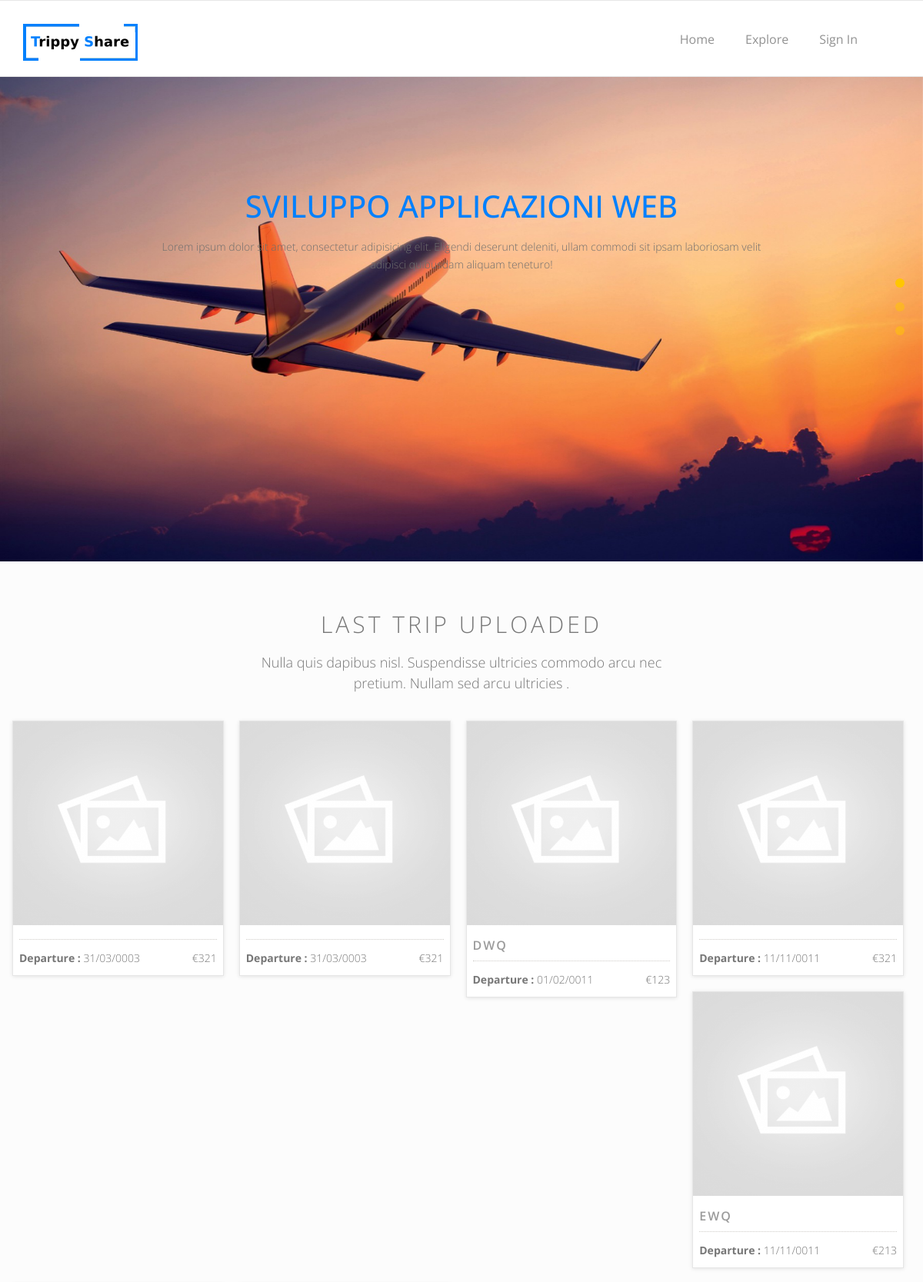
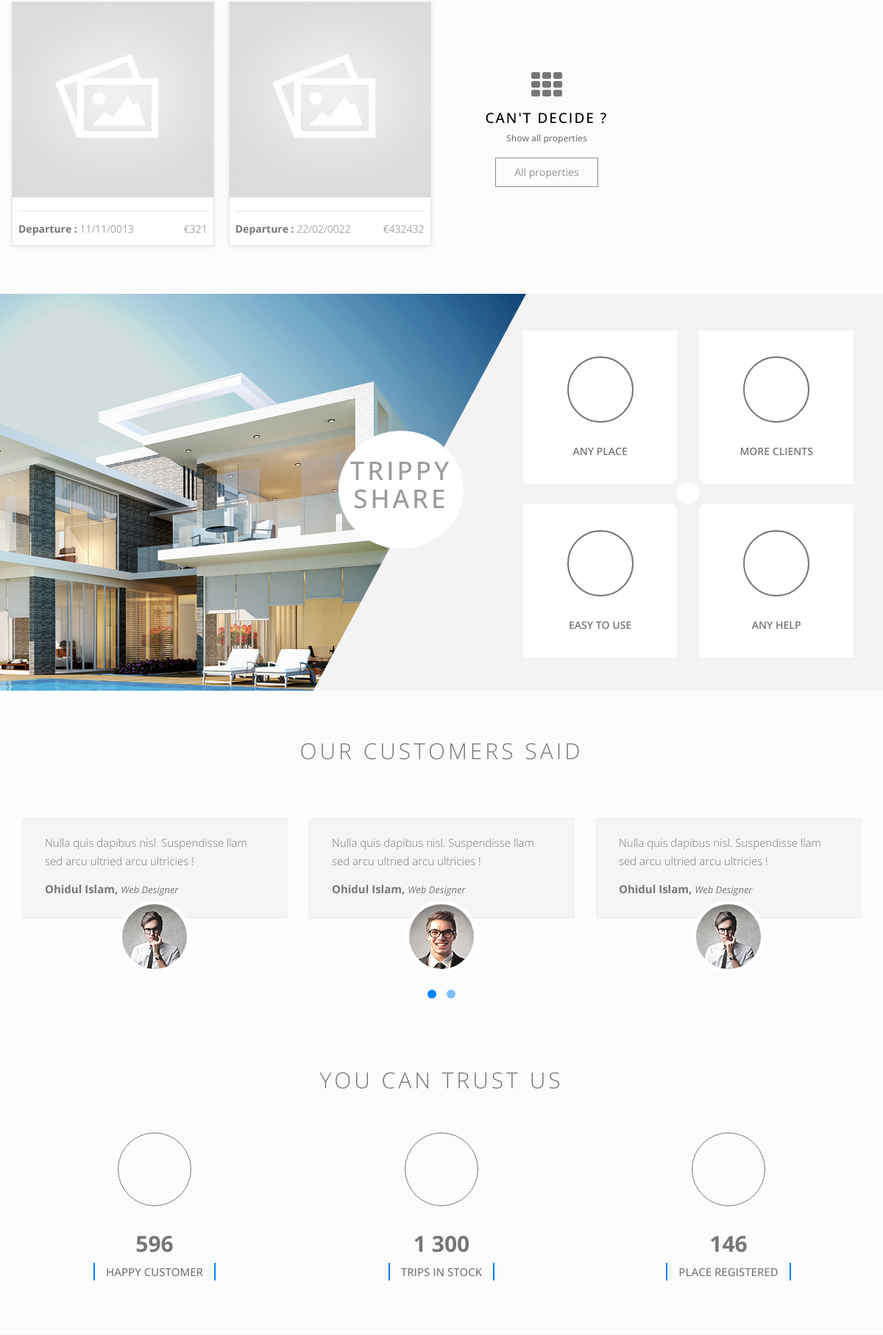
The page / (upper part) on the database its author committed (2 pictures, top to bottom).
### tables this page shows
CREATE TABLE `plannings` (
  `id` int(11) NOT NULL,
  `place` varchar(30) NOT NULL,
  `author` int(11) NOT NULL,
  `departure_date` datetime NOT NULL,
  `arrival_date` datetime NOT NULL,
  `price` int(11) NOT NULL,
  `image_name` varchar(40) NOT NULL,
  `description` varchar(50) NOT NULL
);

### index.php (the view, shortened to what this page needs)
<!DOCTYPE html>
<html class="no-js">
<head>
</head>
<body>
    <?php require("common/navbar.php"); ?>
    <div class="slider-area">
        <div class="slider">
            <div id="bg-slider" class="owl-carousel owl-theme">
                <div class="item">
                    <img src="./assets/img/airplane.jpg" alt="Airplane">
                </div>
            </div>
        </div>
        <div class="slider-content">
            <div class="row">
                <div class="col-lg-8 col-lg-offset-2 col-md-10 col-md-offset-1 col-sm-12">
                    <h2>Sviluppo applicazioni web</h2>
                    <p>Lorem ipsum dolor sit amet, consectetur adipisicing elit. Eligendi deserunt deleniti, ullam commodi sit
                        ipsam laboriosam velit adipisci quibusdam aliquam teneturo!</p>
                </div>
            </div>
        </div>
    </div>
    <div class="content-area home-area-1 recent-property" style="background-color: #FCFCFC; padding-bottom: 55px;">
        <div class="container">
            <div class="row">
                <div class="col-md-10 col-md-offset-1 col-sm-12 text-center page-title">
                    <h2>Last trip uploaded</h2>
                    <p>Nulla quis dapibus nisl. Suspendisse ultricies commodo arcu nec pretium. Nullam sed arcu ultricies . </p>
                </div>
            </div>
            <div class="row">
                <div class="proerty-th">
                    <form id="myForm" action="trip.php" method="post">
                      <?php
                        $conn = new mysqli("localhost", "S4166252", "]-vqPx]QhpU4tn", "S4166252");
                        $query = "SELECT id, image_name, departure_date, price, place FROM plannings ORDER BY departure_date LIMIT 7";
                        $result=$conn->query($query)
                          or die ($conn->error);
                        while($row = $result->fetch_assoc()) {
                          echo '<div class="col-sm-6 col-md-3 p0" name="tripContainer">
                                  <div id="id" value="' . $row['id']. '"></div>
                                  <div class="box-two proerty-item">
                                      <div class="item-thumb">
                                          <img src="assets/img/uploaded/' . $row['image_name']. '">
                                      </div>
                                      <div class="item-entry overflow">
                                          <h5>' . $row['place'] . '</h5>
                                          <div class="dot-hr"></div>
                                          <span class="pull-left"><b>Departure :</b> ' . date('d/m/Y', strtotime($row['departure_date'])) . ' </span>
                                          <span class="proerty-price pull-right">€' . $row['price']. '</span>
                                      </div>
                                  </div>
                              </div>';
                        }
                      ?>
                    </form>
                    <div class="col-sm-6 col-md-3 p0">
                        <div class="box-tree more-proerty text-center" onclick="location.href='explore.php'">
                            <div class="item-tree-icon">
                                <i class="fa fa-th"></i>
                            </div>
                            <div class="more-entry overflow">
                                <h5><a href="explore.php" >CAN'T DECIDE ? </a></h5>
                                <h5 class="tree-sub-ttl">Show all properties</h5>
                                <button class="btn border-btn more-black" value="All properties" onclick="location.href='explore.php';">All properties</button>
                            </div>
                        </div>
                    </div>
                </div>
            </div>
        </div>
    </div>
    <div class="Welcome-area">
        <div class="container">
            <div class="row">
                <div class="col-md-12 Welcome-entry  col-sm-12">
                    <div class="col-md-5 col-md-offset-2 col-sm-6 col-xs-12">
                        <div class="welcome_text wow fadeInLeft" data-wow-delay="0.3s" data-wow-offset="100">
                            <div class="row">
                                <div class="col-md-10 col-md-offset-1 col-sm-12 text-center page-title">
                                    <h2>TRIPPY SHARE </h2>
                                </div>
                            </div>
                        </div>
                    </div>
                    <div class="col-md-5 col-sm-6 col-xs-12">
                        <div  class="welcome_services wow fadeInRight" data-wow-delay="0.3s" data-wow-offset="100">
                            <div class="row">
                                <div class="col-xs-6 m-padding">
                                    <div class="welcome-estate">
                                        <div class="welcome-icon">
                                        </div>
                                        <h3>Any place</h3>
                                    </div>
                                </div>
                                <div class="col-xs-6 m-padding">
                                    <div class="welcome-estate">
                                        <div class="welcome-icon">
                                        </div>
                                        <h3>More Clients</h3>
                                    </div>
                                </div>
                                <div class="col-xs-12 text-center">
                                    <i class="welcome-circle"></i>
                                </div>
                                <div class="col-xs-6 m-padding">
                                    <div class="welcome-estate">
                                        <div class="welcome-icon">
                                        </div>
                                        <h3>Easy to use</h3>
                                    </div>
                                </div>
                                <div class="col-xs-6 m-padding">
                                    <div class="welcome-estate">
                                        <div class="welcome-icon">
                                        </div>
                                        <h3>Any help </h3>
                                    </div>
                                </div>
                            </div>
                        </div>
                    </div>
                </div>
            </div>
        </div>
    </div>
    <div class="testimonial-area recent-property" style="background-color: #FCFCFC; padding-bottom: 15px;">
        <div class="container">
            <div class="row">
                <div class="col-md-10 col-md-offset-1 col-sm-12 text-center page-title">
                    <h2>Our Customers Said  </h2>
                </div>
            </div>
            <div class="row">
                <div class="row testimonial">
                    <div class="col-md-12">
                        <div id="testimonial-slider">
                            <div class="item">
                                <div class="client-text">
                                    <p>Nulla quis dapibus nisl. Suspendisse llam sed arcu ultried arcu ultricies !</p>
                                    <h4><strong>Ohidul Islam, </strong><i>Web Designer</i></h4>
                                </div>
                                <div class="client-face wow fadeInRight" data-wow-delay=".9s">
                                    <img src="assets/img/client-face1.png" alt="">
                                </div>
                            </div>
                            <div class="item">
                                <div class="client-text">
                                    <p>Nulla quis dapibus nisl. Suspendisse llam sed arcu ultried arcu ultricies !</p>
                                    <h4><strong>Ohidul Islam, </strong><i>Web Designer</i></h4>
                                </div>
                                <div class="client-face">
                                    <img src="assets/img/client-face2.png" alt="">
                                </div>
                            </div>
                            <div class="item">
                                <div class="client-text">
                                    <p>Nulla quis dapibus nisl. Suspendisse llam sed arcu ultried arcu ultricies !</p>
                                    <h4><strong>Ohidul Islam, </strong><i>Web Designer</i></h4>
                                </div>
                                <div class="client-face">
                                    <img src="assets/img/client-face1.png" alt="">
                                </div>
                            </div>
                        </div>
                    </div>
                </div>
            </div>
        </div>
    </div>
    <div class="count-area">
        <div class="container">
            <div class="row">
                <div class="col-md-10 col-md-offset-1 col-sm-12 text-center page-title">
                    <h2>You can trust Us </h2>
                </div>
            </div>
            <div class="row">
                <div class="col-md-12 col-xs-12 percent-blocks m-main" data-waypoint-scroll="true">
                    <div class="row">
                        <div class="col-sm-4 col-xs-6">
                            <div class="count-item">
                                <div class="count-item-circle">
                                    <span class="pe-7s-users"></span>
                                </div>
                                <div class="chart" data-percent="5000">
                                    <h2 class="percent" id="counter">0</h2>
                                    <h5>HAPPY CUSTOMER </h5>
                                </div>
                            </div>
                        </div>
                        <div class="col-sm-4 col-xs-6">
                            <div class="count-item">
                                <div class="count-item-circle">
                                    <span class="pe-7s-home"></span>
                                </div>
                                <div class="chart" data-percent="12000">
                                    <h2 class="percent" id="counter1">0</h2>
                                    <h5>Trips in stock</h5>
                                </div>
                            </div>
                        </div>
                        <div class="col-sm-4 col-xs-6">
                            <div class="count-item">
                                <div class="count-item-circle">
                                    <span class="pe-7s-flag"></span>
                                </div>
                                <div class="chart" data-percent="120">
                                    <h2 class="percent" id="counter2">0</h2>
                                    <h5>Place registered </h5>
                                </div>
                            </div>
                        </div>
                    </div>
                </div>
            </div>
        </div>
    </div>
</body>
</html>

### common/navbar.php (shortened to what this page needs)
<nav class="navbar navbar-default ">
    <div class="container">
        <div class="navbar-header">
            <a class="navbar-brand" href="index.php">
                <img src="assets/img/logo.png" alt="">
            </a>
        </div>
        <div class="collapse navbar-collapse yamm" id="navigation">
            <ul class="main-nav nav navbar-nav navbar-right">
                <li>
                    <a class="" href="index.php">Home</a>
                </li>
                <li>
                    <a class="" href="explore.php">Explore</a>
                </li>
<?php
    if(!isset($_SESSION['name'])){
        echo
            '<li class="wow fadeInDown animated" data-wow-delay="0.2s">
                <a class="" href="login.php">Sign in</a>
            </li>';
    }
?>
            </ul>
        </div>
    </div>
</nav>

### rows shown on the page
plannings: image_name (placeholder picture), departure_date "31/03/0003", price "321"
plannings: image_name (placeholder picture), departure_date "31/03/0003", price "321"
plannings: image_name (placeholder picture), place "DWQ", departure_date "01/02/0011", price "123"
plannings: image_name (placeholder picture), departure_date "11/11/0011", price "321"
plannings: image_name (placeholder picture), place "EWQ", departure_date "11/11/0011", price "213"
plannings: image_name (placeholder picture), departure_date "11/11/0013", price "321"
plannings: image_name (placeholder picture), departure_date "22/02/0022", price "432432"
